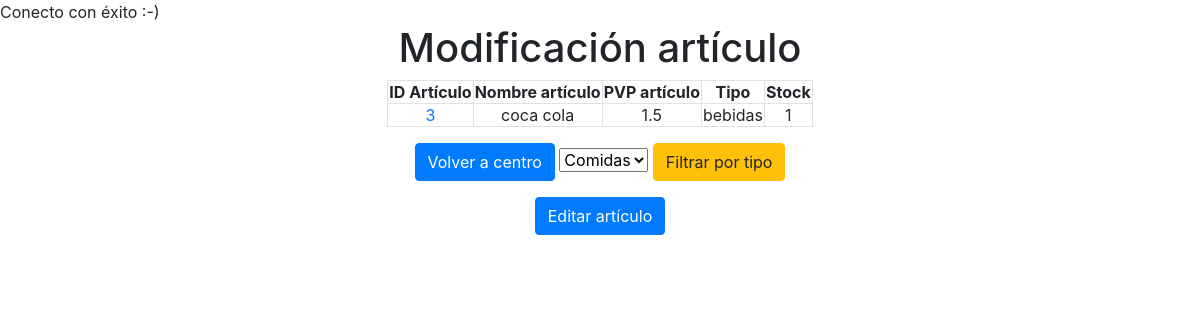
The page /ficha.php?idArticulos=3 (signed in) on the database its author committed.
### tables this page shows
CREATE TABLE `Articulos` (
  `idArticulos` int(11) NOT NULL AUTO_INCREMENT,
  `nombreart` varchar(45) NOT NULL,
  `pvpart` double NOT NULL,
  `tipoart` varchar(20) DEFAULT NULL,
  `stock` int(11) NOT NULL,
  PRIMARY KEY (`idArticulos`)
);

### ficha.php (the view, shortened to what this page needs)
<?php
require_once "config.php";
$_ficha = $_GET["idArticulos"];
$sql = "SELECT * FROM Articulos WHERE `idArticulos`=$_ficha";
$result = mysqli_query($link,$sql);
?>
<!DOCTYPE html>
<html lang="es">
<head>
  <link rel="stylesheet" href="/css/bootstrap.min.css">
  <link rel="stylesheet" href="/css/modificacionarticulos.css">
</head>
<body>
<div class="container-fluid">
  <h1 class="text-center">Modificación artículo</h1>
  <div class="row">
    <div class="col-sm-12 text-center listadoart">
    <table class='table-stripped table-bordered text-center'>
    <tr><th>ID Artículo</th><th>Nombre artículo</th><th>PVP artículo</th><th>Tipo</th><th>Stock</th></tr>
    <?php
    if (mysqli_num_rows($result) > 0) {
        while($row = mysqli_fetch_assoc($result)) {
            echo "<tr><td id='idart'><a href='ficha.php?idArticulo='".$row['idArticulos']."</a>" . $row["idArticulos"]. "</td><td id='nomart'>" . $row["nombreart"]. "</td><td id='pvpart'>" . $row["pvpart"]. "</td><td id='tipoart'>" . $row["tipoart"] . "</td><td id='stock'>" . $row["stock"] . "</td></tr>";
        }
    } else {
        echo "0 results";
    }
    ?>
    </table>
    <p class="opciones">
        <a href="centro.php"><button type="button" class="btn btn-primary">Volver a centro</button></a>
        <select name="filtrotipo">
            <option value="comidas">Comidas</option>
        </select>
        <a href=""><button type="button" class="btn btn-warning">Filtrar por tipo</button></a>
    </p>
<button type="button" class="btn btn-primary" id="edit">Editar artículo</button>
    </div>
  </div>
</div>
</body>
</html>

### css/modificacionarticulos.css (style rules this page uses)
table { margin-left: auto; margin-right: auto; }
.opciones { margin: 1em; }

### rows shown on the page
articulos: idArticulos "3", nombreart "coca cola", pvpart "1.5", tipoart "bebidas", stock "1"
